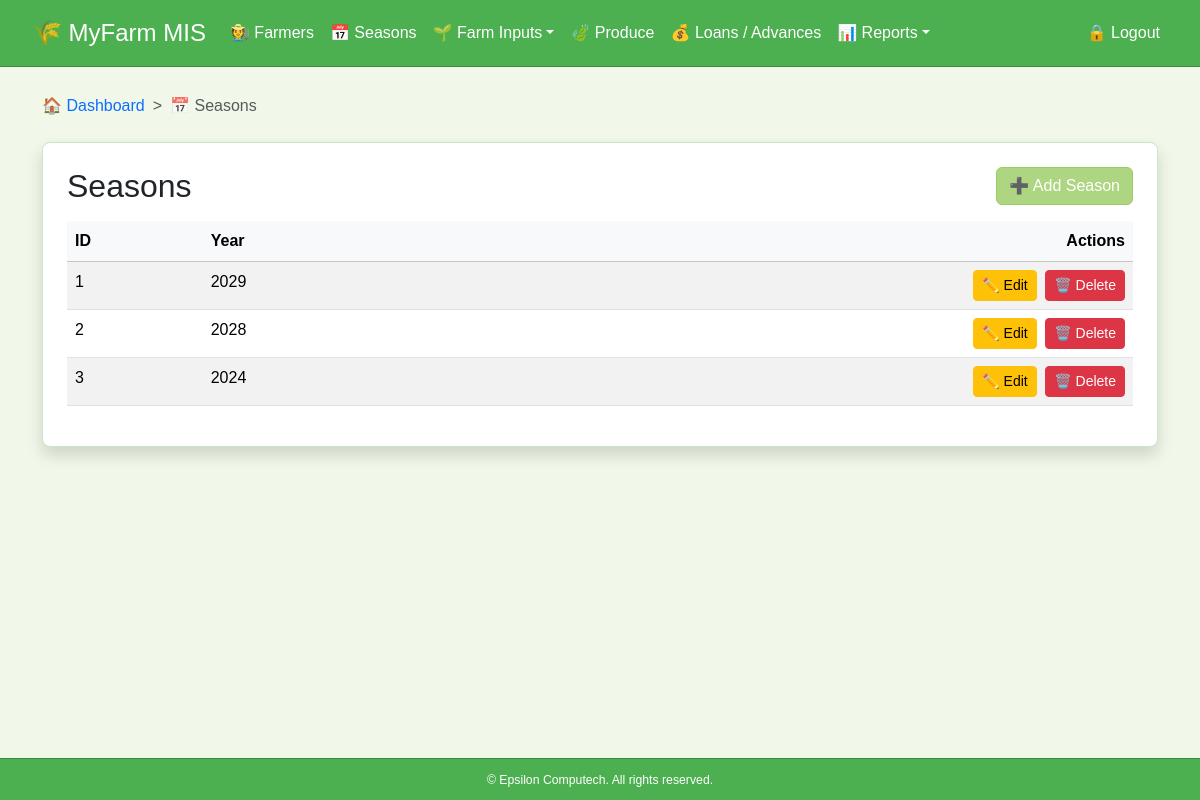
The app's page /seasons/, older data.
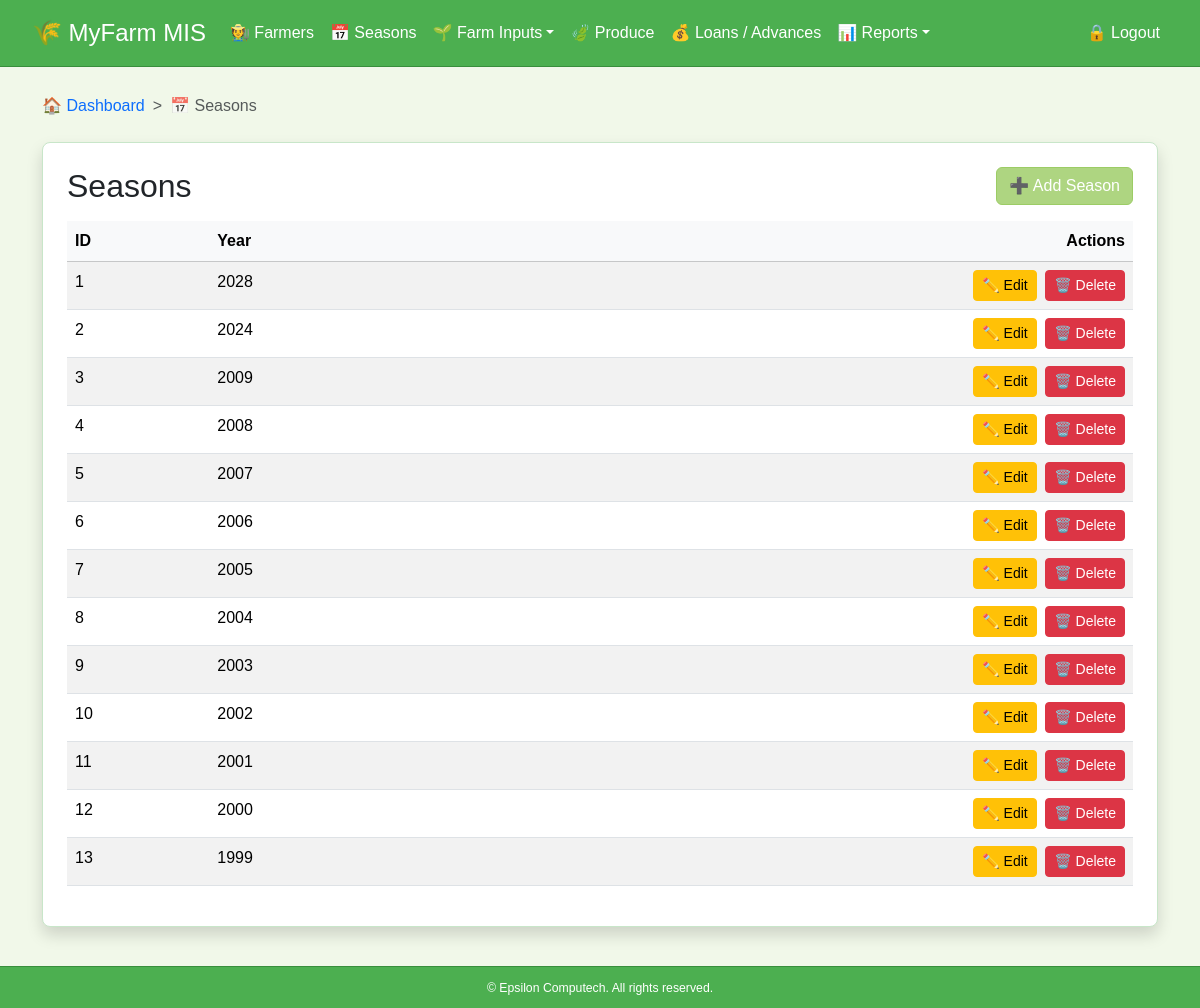
The same page, newer data.
### farmers/models.py (models this page shows, shortened)
class Season(models.Model):
    year = models.PositiveIntegerField(unique=True)

### farmers/views.py (the view)
# urls.py: path('seasons/', views.season_list, name='season_list'),
def season_list(request):
    seasons = Season.objects.all().order_by('-year')
    breadcrumbs = [
        {'url': 'dashboard', 'name': 'Dashboard', 'icon': '🏠'},
        {'url': None, 'name': 'Seasons', 'icon': '📅'},
    ]
    return render(request, 'seasons/season_list.html', {'seasons': seasons, 'breadcrumbs': breadcrumbs})

### farmers/context_processors.py (called while the page is built)
def season_context(request):
    season_id = request.GET.get("season")
    selected_season = None
    if season_id:
        selected_season = Season.objects.filter(id=season_id).first()
    if not selected_season:
        selected_season = Season.objects.order_by('-year').first()
    seasons = Season.objects.order_by('-year')
    return {
        "seasons": seasons,
        "selected_season": selected_season
    }

### farmers/templates/seasons/season_list.html
{% extends "base.html" %}
{% block content %}
<div class="card shadow p-4 mt-4 datatable-card">
    <div class="d-flex justify-content-between align-items-center mb-3">
        <h2 class="mb-0">Seasons</h2>
        <a href="{% url 'season_create' %}" class="btn btn-primary">➕ Add Season</a>
    </div>
    <div class="table-responsive">
        <table class="table table-striped table-hover datatable" data-title="Seasons">
            <thead class="table-light">
                <tr>
                    <th>ID</th>
                    <th>Year</th>
                    <th class="text-end">Actions</th>
                </tr>
            </thead>
            <tbody>
                {% for season in seasons %}
                <tr>
                    <td>{{ forloop.counter }}</td>
                    <td>{{ season.year }}</td>
                    <td class="text-end">
                        <a href="{% url 'season_update' season.pk %}" class="btn btn-sm btn-warning me-1">✏️ Edit</a>
                        <button
                            class="btn btn-sm btn-danger"
                            data-bs-toggle="modal"
                            data-bs-target="#deleteModal"
                            data-delete-url="{% url 'season_delete' season.pk %}"
                            data-item-name="{{ season.year }}"
                        >
                            🗑️ Delete
                        </button>
                    </td>
                </tr>
                {% empty %}
                <tr>
                    <td colspan="3" class="text-center">No seasons found.</td>
                </tr>
                {% endfor %}
            </tbody>
        </table>
    </div>
</div>
{% endblock %}

Row changes from the older to the newer data that the page shows:
removed Season: year "2029"
added Season: year "2009"
added Season: year "2008"
added Season: year "2007"
added Season: year "2006"
added Season: year "2005"
added Season: year "2004"
added Season: year "2003"
added Season: year "2002"
added Season: year "2001"
added Season: year "2000"
added Season: year "1999"
